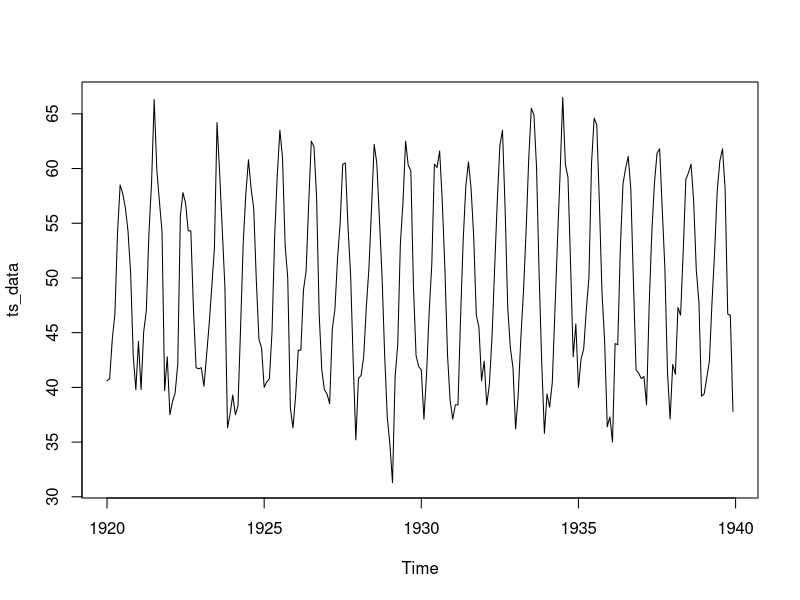
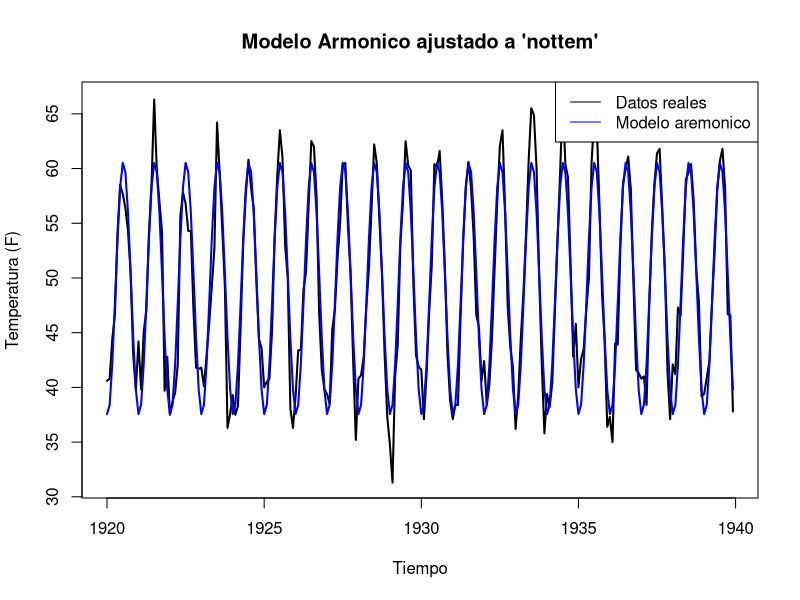
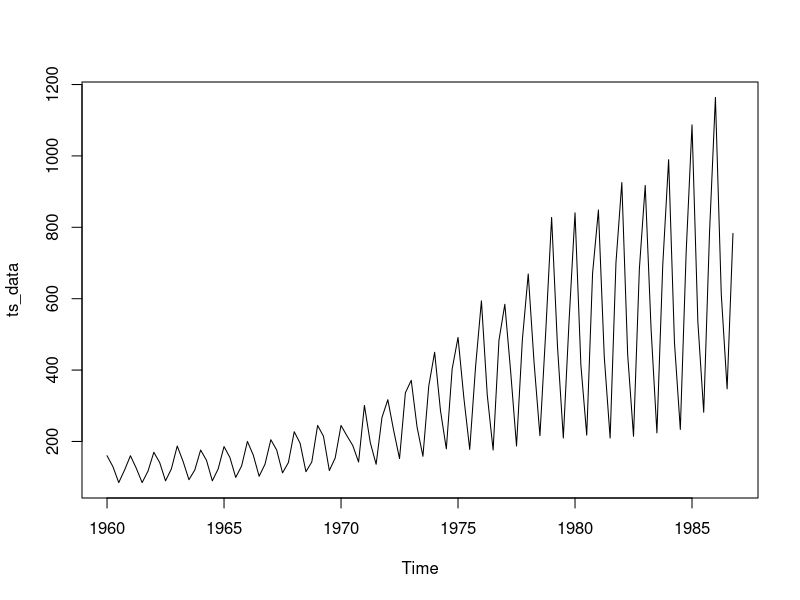
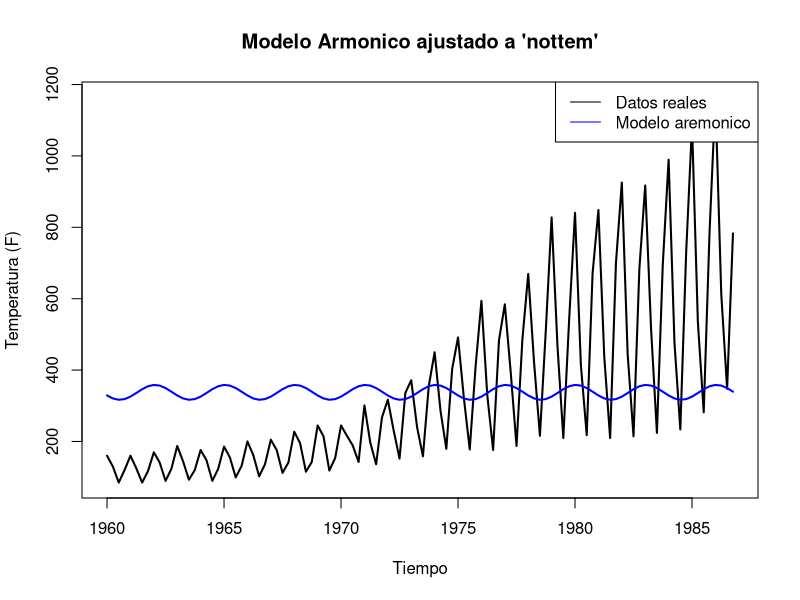
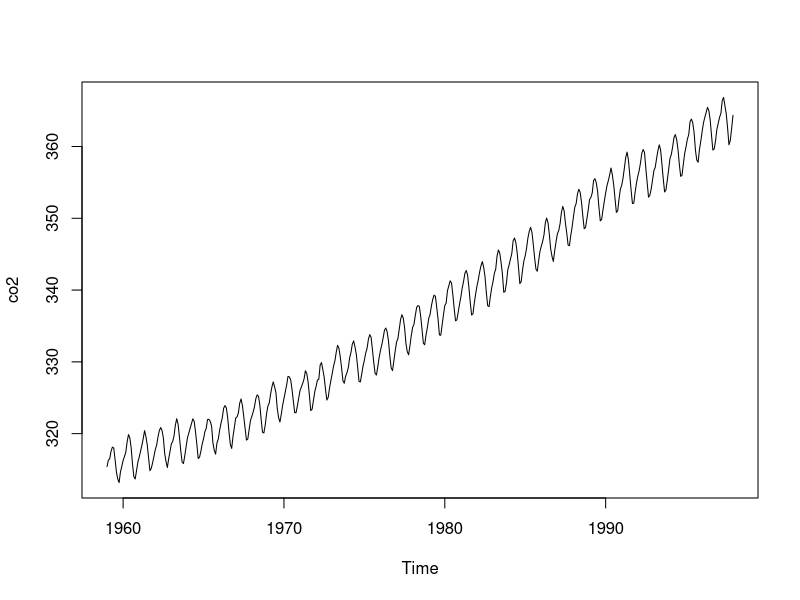
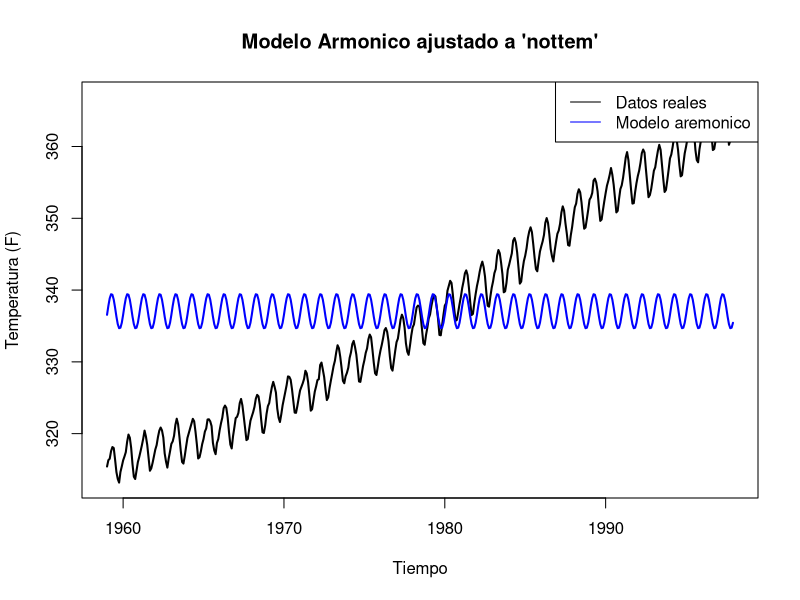
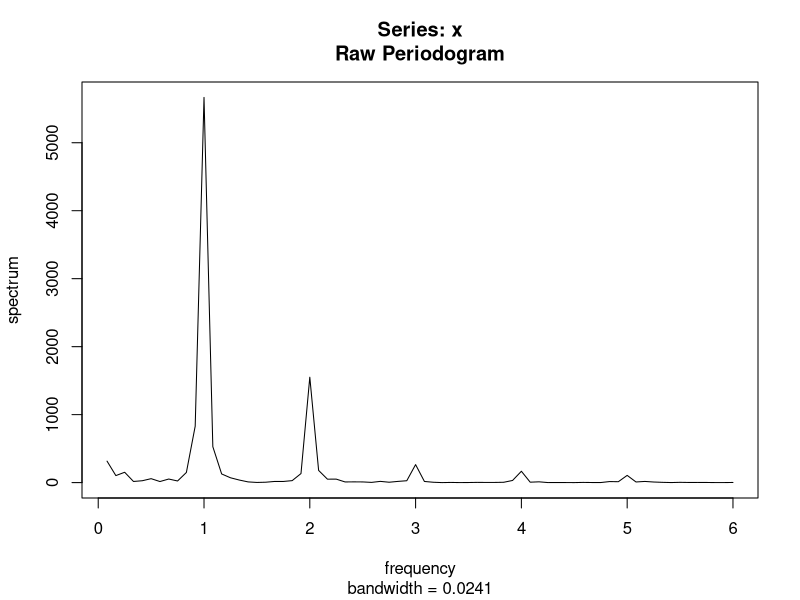
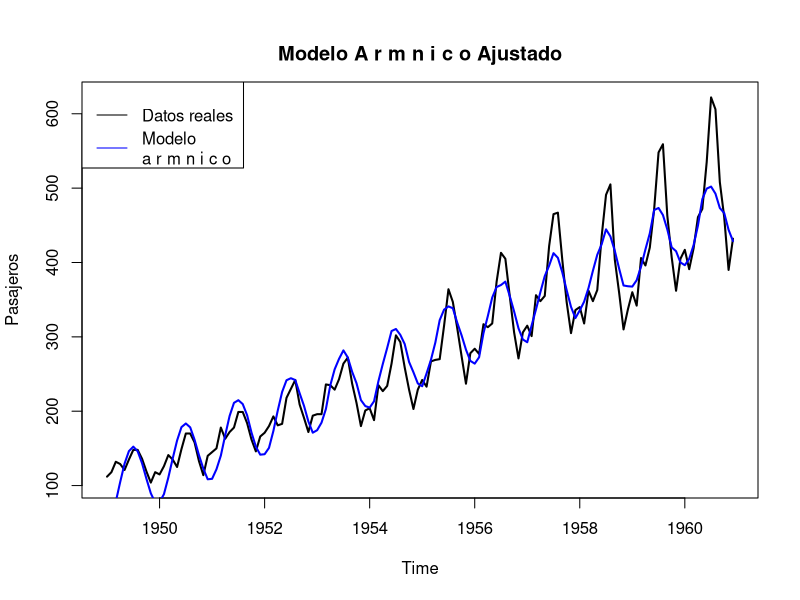

Recreate these plots in R, in order.
#+++++++++++++++++++++++++++++++++++++++++++++++++++++++++++++++++++++++++++++++++++++++++++++++++++++++++++++++++++++++
#       Modelo con funciones periódicas
#++++++++++++++++++++++++++++++++++++++++++++++++++++++++++++++++++++++++++++++++++++++++++++++++++++++++++++++++++++++++

#******************************************************************************
#* Base de datos nottem
#******************************************************************************

#1.Cargar la serie
data(nottem)
ts_data<-nottem
plot(ts_data)

#2.Preparar tiempo y frecuencia
n<-length(ts_data)
t<-1:n
omega<-2*pi/12#frecuencia estacional (mensual, 12 periodos)

#3.Crear variables armonicas y ajustar modelo
harmonicos<-data.frame(
  y=as.numeric(ts_data),
  sin=sin(omega*t),
  cos=cos(omega*t)
)
modelo<-lm(y~sin+cos,data=harmonicos)

#4.Ajuste como serie temporal
ajuste<-ts(fitted(modelo), start=start(ts_data),frequency=frequency(ts_data))

#5.Graficar resultado
plot(ts_data, type="l", col="black",lwd=2, main="Modelo Armonico ajustado a 'nottem'",ylab="Temperatura (F)",xlab="Tiempo")
lines(ajuste, col="blue", lwd=2)
legend("topright", legend=c("Datos reales","Modelo aremonico"),col=c("black","blue"),lty=1)

#6.Mostrar resumen del modelo
summary(modelo)

#******************************************************************************
#        Base de datos UKgas     
#******************************************************************************

#1.Cargar la serie
data("UKgas")
ts_data<-UKgas
plot(ts_data)

#2.Preparar tiempo y frecuencia
n<-length(ts_data)
t<-1:n
omega<-2*pi/12#frecuencia estacional (mensual, 12 periodos)

#3.Crear variables armonicas y ajustar modelo
harmonicos<-data.frame(
  y=as.numeric(ts_data),
  sin=sin(omega*t),
  cos=cos(omega*t)
)
modelo<-lm(y~sin+cos,data=harmonicos)

#4.Ajuste como serie temporal
ajuste<-ts(fitted(modelo), start=start(ts_data),frequency=frequency(ts_data)
)

#5.Graficar resultado
plot(ts_data, type="l", col="black",lwd=2, main="Modelo Armonico ajustado a 'nottem'",ylab="Temperatura (F)",xlab="Tiempo")
lines(ajuste, col="blue", lwd=2)
legend("topright", legend=c("Datos reales","Modelo aremonico"),col=c("black","blue"),lty=1)

#6.Mostrar resumen del modelo
summary(modelo)

#******************************************************************************
#+ Base de datos co2
#******************************************************************************

#1.Cargar la serie
data("co2")
ts_data<-co2
plot(co2)

#2.Preparar tiempo y frecuencia
n<-length(ts_data)
t<-1:n
omega<-2*pi/12#frecuencia estacional (mensual, 12 periodos)

#3.Crear variables armonicas y ajustar modelo
harmonicos<-data.frame(
  y=as.numeric(ts_data),
  sin=sin(omega*t),
  cos=cos(omega*t)
)
modelo<-lm(y~sin+cos,data=harmonicos)

#4.Ajuste como serie temporal
ajuste<-ts(fitted(modelo), start=start(ts_data),frequency=frequency(ts_data))

#5.Graficar resultado
plot(ts_data, type="l", col="black",lwd=2, main="Modelo Armonico ajustado a 'nottem'",ylab="Temperatura (F)",xlab="Tiempo")
lines(ajuste, col="blue", lwd=2)
legend("topright", legend=c("Datos reales","Modelo aremonico"),col=c("black","blue"),lty=1)

#6.Mostrar resumen del modelo
summary(modelo)

#++++++++++++++++++++++++++++++++++++++++++++++++++++++++++++++++++++++++++++++++++++++++++++++++++++++++++++++++++++++++++++++++++++++
#+  Periodograma
#++++++++++++++++++++++++++++++++++++++++++++++++++++++++++++++++++++++++++++++++++++++++++++++++++++++++++++++++++++++++++++++++++++++

# 1. Cargar datos
data("AirPassengers")
ts_data <- AirPassengers

# 2. Calcular el periodograma
spec <- spectrum(ts_data , log = "no", plot = TRUE)

# 3. Obtener las frecuencias dominantes
frecs <- spec$freq
potencia <- spec$spec
orden <- order(potencia , decreasing = TRUE)
top_k <- 3
frecs_top <- frecs[orden [1: top_k]]

# 4. Crear variables a r m n i c a s (sin y cos)
t <- 1: length(ts_data)
harmonicos <- data.frame(t = t)
for (j in 1:top_k) {
  omega <- 2 * pi * frecs_top[j]
  harmonicos [[ paste0("sin", j)]] <- sin(omega * t)
  harmonicos [[ paste0("cos", j)]] <- cos(omega * t)
}

# 5. Ajustar el modelo
modelo <- lm(ts_data ~ ., data = harmonicos)


# 6. Obtener el ajuste como serie ts
ajuste <- ts(fitted(modelo), start = start(ts_data),
             frequency = frequency(ts_data))

# 7. Graficar resultado
plot(ts_data , type = "l", col = "black", lwd = 2, main = "
Modelo A r m n i c o Ajustado", ylab = "Pasajeros")
lines(ajuste , col = "blue", lwd = 2)
legend("topleft", legend = c("Datos reales", "Modelo
a r m n i c o "), col = c("black", "blue"), lty = 1)


#+++++++++++++++++++++++++++++++++++++++++++++++++++++++++++++++++++++++++++++++++++++++++++++++++++++++++++++++++++++++++++++
#+ Transformación de la serie
#+++++++++++++++++++++++++++++++++++++++++++++++++++++++++++++++++++++++++++++++++++++++++++++++++++++++++++++++++++++++++++++

# 1. Datos y log - transformaci n
data("AirPassengers")
ts_data <- log(AirPassengers)
# 2. Calcular el periodograma
spec <- spectrum(ts_data , log = "no", plot = TRUE)
# 3. Obtener las frecuencias dominantes
frecs <- spec$freq
potencia <- spec$spec
orden <- order(potencia , decreasing = TRUE)
top_k <- 3
frecs_top <- frecs[orden [1: top_k]]
# 4. Crear variables a r m n i c a s (sin y cos)
t <- 1: length(ts_data)
harmonicos <- data.frame(t = t)
for (j in 1:top_k) {
  omega <- 2 * pi * frecs_top[j]
  harmonicos [[ paste0("sin", j)]] <- sin(omega * t)
  harmonicos [[ paste0("cos", j)]] <- cos(omega * t)
}
# 5. Ajustar el modelo
modelo <- lm(ts_data ~ ., data = harmonicos)
# 6. Obtener el ajuste como serie ts
ajuste <- ts(fitted(modelo), start = start(ts_data),
             frequency = frequency(ts_data))
# 7. Graficar resultado
plot(ts_data , type = "l", col = "black", lwd = 2, main = "
Modelo A r m n i c o Ajustado", ylab = "log(Pasajeros)")
lines(ajuste , col = "blue", lwd = 2)
legend("topleft", legend = c("Datos reales", "Modelo
a r m n i c o "), col = c("black", "blue"), lty = 1)




